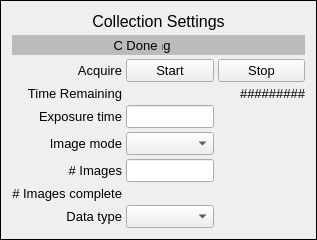
    <widget class="PyDMFrame" name="PyDMFrame_2">
     <property name="toolTip">
      <string/>
     </property>
     <property name="frameShape">
      <enum>QFrame::Box</enum>
     </property>
     <layout class="QVBoxLayout" name="verticalLayout">
      <property name="spacing">
       <number>4</number>
      </property>
      <item>
       <widget class="PyDMLabel" name="PyDMLabel_2">
        <property name="font">
         <font>
          <pointsize>12</pointsize>
         </font>
        </property>
        <property name="toolTip">
         <string/>
        </property>
        <property name="text">
         <string>Collection Settings</string>
        </property>
        <property name="alignment">
         <set>Qt::AlignCenter</set>
        </property>
       </widget>
      </item>
      <item>
       <widget class="PyDMFrame" name="PyDMFrame">
        <property name="minimumSize">
         <size>
          <width>0</width>
          <height>20</height>
         </size>
        </property>
        <property name="toolTip">
         <string/>
        </property>
        <property name="styleSheet">
         <string notr="true">background-color: rgb(187, 187, 187);</string>
        </property>
        <widget class="PyDMLabel" name="text_6">
         <property name="geometry">
          <rect>
           <x>80</x>
           <y>0</y>
           <width>100</width>
           <height>20</height>
          </rect>
         </property>
         <property name="font">
          <font>
           <pointsize>10</pointsize>
          </font>
         </property>
         <property name="toolTip">
          <string>text_6</string>
         </property>
         <property name="styleSheet">
          <string notr="true">PyDMLabel#text_6 {
  color: rgb(251, 243, 74);
  }</string>
         </property>
         <property name="text">
          <string>Collecting</string>
         </property>
         <property name="alignment">
          <set>Qt::AlignCenter</set>
         </property>
         <property name="rules" stdset="0">
          <string>[{&quot;name&quot;: &quot;visibility&quot;, &quot;property&quot;: &quot;Visible&quot;, &quot;channels&quot;: [{&quot;channel&quot;: &quot;ca://${P}${R}Acquire&quot;, &quot;trigger&quot;: true, &quot;use_enum&quot;: false}], &quot;expression&quot;: &quot;ch[0]!=0&quot;}]</string>
         </property>
         <property name="brush" stdset="0">
          <brush brushstyle="SolidPattern">
           <color alpha="255">
            <red>251</red>
            <green>243</green>
            <blue>74</blue>
           </color>
          </brush>
         </property>
        </widget>
        <widget class="PyDMLabel" name="text_5">
         <property name="geometry">
          <rect>
           <x>110</x>
           <y>0</y>
           <width>40</width>
           <height>20</height>
          </rect>
         </property>
         <property name="font">
          <font>
           <pointsize>10</pointsize>
          </font>
         </property>
         <property name="toolTip">
          <string>text_5</string>
         </property>
         <property name="styleSheet">
          <string notr="true">PyDMLabel#text_5 {
  color: rgb(40, 147, 21);
  }</string>
         </property>
         <property name="text">
          <string>Done</string>
         </property>
         <property name="alignment">
          <set>Qt::AlignCenter</set>
         </property>
         <property name="rules" stdset="0">
          <string>[{&quot;name&quot;: &quot;visibility&quot;, &quot;property&quot;: &quot;Visible&quot;, &quot;channels&quot;: [{&quot;channel&quot;: &quot;ca://${P}${R}Acquire&quot;, &quot;trigger&quot;: true, &quot;use_enum&quot;: false}], &quot;expression&quot;: &quot;ch[0]==0&quot;}]</string>
         </property>
         <property name="brush" stdset="0">
          <brush brushstyle="SolidPattern">
           <color alpha="255">
            <red>40</red>
            <green>147</green>
            <blue>21</blue>
           </color>
          </brush>
         </property>
        </widget>
       </widget>
      </item>
      <item>
       <layout class="QHBoxLayout" name="horizontalLayout">
        <item>
         <widget class="QLabel" name="text_7">
          <property name="sizePolicy">
           <sizepolicy hsizetype="Fixed" vsizetype="Preferred">
            <horstretch>0</horstretch>
            <verstretch>0</verstretch>
           </sizepolicy>
          </property>
          <property name="minimumSize">
           <size>
            <width>110</width>
            <height>0</height>
           </size>
          </property>
          <property name="maximumSize">
           <size>
            <width>110</width>
            <height>16777215</height>
           </size>
          </property>
          <property name="font">
           <font>
            <pointsize>10</pointsize>
           </font>
          </property>
          <property name="toolTip">
           <string>text_7</string>
          </property>
          <property name="styleSheet">
           <string notr="true">QLabel#text_7 { color: palette(window-text); }</string>
          </property>
          <property name="text">
           <string>Acquire</string>
          </property>
          <property name="alignment">
           <set>Qt::AlignRight|Qt::AlignTrailing|Qt::AlignVCenter</set>
          </property>
          <property name="brush" stdset="0">
           <brush brushstyle="SolidPattern">
            <color alpha="255">
             <red>0</red>
             <green>0</green>
             <blue>0</blue>
            </color>
           </brush>
          </property>
         </widget>
        </item>
        <item>
         <widget class="PyDMPushButton" name="message_button">
          <property name="minimumSize">
           <size>
            <width>50</width>
            <height>0</height>
           </size>
          </property>
          <property name="font">
           <font>
            <pointsize>10</pointsize>
           </font>
          </property>
          <property name="toolTip">
           <string>${P}${R}Acquire</string>
          </property>
          <property name="styleSheet">
           <string notr="true">PyDMPushButton#message_button {
  color: rgb(0, 0, 0);
  background-color: rgb(115, 223, 255);
  }</string>
          </property>
          <property name="text">
           <string>Start</string>
          </property>
          <property name="channel" stdset="0">
           <string>ca://${P}${R}Acquire</string>
          </property>
          <property name="pressValue" stdset="0">
           <string>1</string>
          </property>
         </widget>
        </item>
        <item>
         <widget class="PyDMPushButton" name="message_button_1">
          <property name="minimumSize">
           <size>
            <width>50</width>
            <height>0</height>
           </size>
          </property>
          <property name="font">
           <font>
            <pointsize>10</pointsize>
           </font>
          </property>
          <property name="toolTip">
           <string>${P}${R}Acquire</string>
          </property>
          <property name="styleSheet">
           <string notr="true">PyDMPushButton#message_button_1 {
  color: rgb(0, 0, 0);
  background-color: rgb(115, 223, 255);
  }</string>
          </property>
          <property name="text">
           <string>Stop</string>
          </property>
          <property name="channel" stdset="0">
           <string>ca://${P}${R}Acquire</string>
          </property>
          <property name="pressValue" stdset="0">
           <string>0</string>
          </property>
         </widget>
        </item>
       </layout>
      </item>
      <item>
       <layout class="QHBoxLayout" name="horizontalLayout_2">
        <item>
         <widget class="QLabel" name="text_16">
          <property name="sizePolicy">
           <sizepolicy hsizetype="Fixed" vsizetype="Preferred">
            <horstretch>0</horstretch>
            <verstretch>0</verstretch>
           </sizepolicy>
          </property>
          <property name="minimumSize">
           <size>
            <width>110</width>
            <height>0</height>
           </size>
          </property>
          <property name="maximumSize">
           <size>
            <width>110</width>
            <height>16777215</height>
           </size>
          </property>
          <property name="font">
           <font>
            <pointsize>10</pointsize>
           </font>
          </property>
          <property name="toolTip">
           <string>text_16</string>
          </property>
          <property name="styleSheet">
           <string notr="true">QLabel#text_16 { color: palette(window-text); }</string>
          </property>
          <property name="text">
           <string>Time Remaining</string>
          </property>
          <property name="alignment">
           <set>Qt::AlignRight|Qt::AlignTrailing|Qt::AlignVCenter</set>
          </property>
          <property name="brush" stdset="0">
           <brush brushstyle="SolidPattern">
            <color alpha="255">
             <red>0</red>
             <green>0</green>
             <blue>0</blue>
            </color>
           </brush>
          </property>
         </widget>
        </item>
        <item>
         <widget class="PyDMLabel" name="text_update_12">
          <property name="font">
           <font>
            <pointsize>10</pointsize>
           </font>
          </property>
          <property name="toolTip">
           <string>ca://${P}${R}TimeRemaining_RBV</string>
          </property>
          <property name="preserveAdlBackground" stdset="0">
           <bool>true</bool>
          </property>
          <property name="styleSheet">
           <string notr="true">PyDMLabel#text_update_12 {
  color: rgb(10, 0, 184);
  background-color: rgb(187, 187, 187);
  }</string>
          </property>
          <property name="text">
           <string>#########</string>
          </property>
          <property name="alignment">
           <set>Qt::AlignRight|Qt::AlignTrailing|Qt::AlignVCenter</set>
          </property>
          <property name="textInteractionFlags">
           <set>Qt::TextSelectableByKeyboard|Qt::TextSelectableByMouse</set>
          </property>
          <property name="channel" stdset="0">
           <string>ca://${P}${R}TimeRemaining_RBV</string>
          </property>
         </widget>
        </item>
       </layout>
      </item>
      <item>
       <layout class="QHBoxLayout" name="horizontalLayout_3">
        <item>
         <widget class="QLabel" name="text">
          <property name="sizePolicy">
           <sizepolicy hsizetype="Fixed" vsizetype="Preferred">
            <horstretch>0</horstretch>
            <verstretch>0</verstretch>
           </sizepolicy>
          </property>
          <property name="minimumSize">
           <size>
            <width>110</width>
            <height>0</height>
           </size>
          </property>
          <property name="maximumSize">
           <size>
            <width>110</width>
            <height>16777215</height>
           </size>
          </property>
          <property name="font">
           <font>
            <pointsize>10</pointsize>
           </font>
          </property>
          <property name="toolTip">
           <string>text</string>
          </property>
          <property name="styleSheet">
           <string notr="true">QLabel#text { color: palette(window-text); }</string>
          </property>
          <property name="text">
           <string>Exposure time</string>
          </property>
          <property name="alignment">
           <set>Qt::AlignRight|Qt::AlignTrailing|Qt::AlignVCenter</set>
          </property>
          <property name="brush" stdset="0">
           <brush brushstyle="SolidPattern">
            <color alpha="255">
             <red>0</red>
             <green>0</green>
             <blue>0</blue>
            </color>
           </brush>
          </property>
         </widget>
        </item>
        <item>
         <widget class="PyDMLineEdit" name="text_entry">
          <property name="sizePolicy">
           <sizepolicy hsizetype="Expanding" vsizetype="Fixed">
            <horstretch>1</horstretch>
            <verstretch>0</verstretch>
           </sizepolicy>
          </property>
          <property name="minimumSize">
           <size>
            <width>50</width>
            <height>0</height>
           </size>
          </property>
          <property name="font">
           <font>
            <pointsize>10</pointsize>
           </font>
          </property>
          <property name="toolTip">
           <string>${P}${R}AcquireTime</string>
          </property>
          <property name="styleSheet">
           <string notr="true">PyDMLineEdit#text_entry {
  color: rgb(0, 0, 0);
  background-color: rgb(115, 223, 255);
  border: 1px solid black;
  margin: 0px;
  padding: 0px;
  spacing: 0px;
  }</string>
          </property>
          <property name="channel" stdset="0">
           <string>ca://${P}${R}AcquireTime</string>
          </property>
         </widget>
        </item>
        <item>
         <widget class="PyDMLabel" name="text_update">
          <property name="sizePolicy">
           <sizepolicy hsizetype="Preferred" vsizetype="Preferred">
            <horstretch>1</horstretch>
            <verstretch>0</verstretch>
           </sizepolicy>
          </property>
          <property name="minimumSize">
           <size>
            <width>50</width>
            <height>0</height>
           </size>
          </property>
          <property name="font">
           <font>
            <pointsize>10</pointsize>
           </font>
          </property>
          <property name="toolTip">
           <string>PV: ${P}${R}AcquireTime_RBV</string>
          </property>
          <property name="preserveAdlBackground" stdset="0">
           <bool>true</bool>
          </property>
          <property name="styleSheet">
           <string notr="true">PyDMLabel#text_update {
  color: rgb(10, 0, 184);
  background-color: rgb(187, 187, 187);
  }</string>
          </property>
          <property name="alignment">
           <set>Qt::AlignLeading|Qt::AlignLeft|Qt::AlignVCenter</set>
          </property>
          <property name="textInteractionFlags">
           <set>Qt::TextSelectableByKeyboard|Qt::TextSelectableByMouse</set>
          </property>
          <property name="channel" stdset="0">
           <string>ca://${P}${R}AcquireTime_RBV</string>
          </property>
         </widget>
        </item>
       </layout>
      </item>
      <item>
       <layout class="QHBoxLayout" name="horizontalLayout_4">
        <item>
         <widget class="QLabel" name="text_9">
          <property name="sizePolicy">
           <sizepolicy hsizetype="Fixed" vsizetype="Preferred">
            <horstretch>0</horstretch>
            <verstretch>0</verstretch>
           </sizepolicy>
          </property>
          <property name="minimumSize">
           <size>
            <width>110</width>
            <height>0</height>
           </size>
          </property>
          <property name="maximumSize">
           <size>
            <width>110</width>
            <height>16777215</height>
           </size>
          </property>
          <property name="font">
           <font>
            <pointsize>10</pointsize>
           </font>
          </property>
          <property name="toolTip">
           <string>text_9</string>
          </property>
          <property name="styleSheet">
           <string notr="true">QLabel#text_9 { color: palette(window-text); }</string>
          </property>
          <property name="text">
           <string>Image mode</string>
          </property>
          <property name="alignment">
           <set>Qt::AlignRight|Qt::AlignTrailing|Qt::AlignVCenter</set>
          </property>
          <property name="brush" stdset="0">
           <brush brushstyle="SolidPattern">
            <color alpha="255">
             <red>0</red>
             <green>0</green>
             <blue>0</blue>
            </color>
           </brush>
          </property>
         </widget>
        </item>
        <item>
         <widget class="PyDMEnumComboBox" name="menu">
          <property name="sizePolicy">
           <sizepolicy hsizetype="Expanding" vsizetype="Fixed">
            <horstretch>1</horstretch>
            <verstretch>0</verstretch>
           </sizepolicy>
          </property>
          <property name="minimumSize">
           <size>
            <width>50</width>
            <height>0</height>
           </size>
          </property>
          <property name="font">
           <font>
            <pointsize>10</pointsize>
           </font>
          </property>
          <property name="toolTip">
           <string>${P}${R}ImageMode</string>
          </property>
          <property name="styleSheet">
           <string notr="true">PyDMEnumComboBox#menu {
  color: rgb(0, 0, 0);
  background-color: rgb(115, 223, 255);
  }</string>
          </property>
          <property name="channel" stdset="0">
           <string>ca://${P}${R}ImageMode</string>
          </property>
         </widget>
        </item>
        <item>
         <widget class="PyDMLabel" name="text_update_5">
          <property name="sizePolicy">
           <sizepolicy hsizetype="Expanding" vsizetype="Preferred">
            <horstretch>1</horstretch>
            <verstretch>0</verstretch>
           </sizepolicy>
          </property>
          <property name="minimumSize">
           <size>
            <width>50</width>
            <height>0</height>
           </size>
          </property>
          <property name="font">
           <font>
            <pointsize>10</pointsize>
           </font>
          </property>
          <property name="toolTip">
           <string>PV: ${P}${R}ImageMode_RBV</string>
          </property>
          <property name="preserveAdlBackground" stdset="0">
           <bool>true</bool>
          </property>
          <property name="styleSheet">
           <string notr="true">PyDMLabel#text_update_5 {
  color: rgb(10, 0, 184);
  background-color: rgb(187, 187, 187);
  }</string>
          </property>
          <property name="alignment">
           <set>Qt::AlignLeading|Qt::AlignLeft|Qt::AlignVCenter</set>
          </property>
          <property name="textInteractionFlags">
           <set>Qt::TextSelectableByKeyboard|Qt::TextSelectableByMouse</set>
          </property>
          <property name="channel" stdset="0">
           <string>ca://${P}${R}ImageMode_RBV</string>
          </property>
          <property name="displayFormat" stdset="0">
           <enum>PyDMLabel::String</enum>
          </property>
         </widget>
        </item>
       </layout>
      </item>
      <item>
       <layout class="QHBoxLayout" name="horizontalLayout_5">
        <item>
         <widget class="QLabel" name="text_2">
          <property name="sizePolicy">
           <sizepolicy hsizetype="Fixed" vsizetype="Preferred">
            <horstretch>0</horstretch>
            <verstretch>0</verstretch>
           </sizepolicy>
          </property>
          <property name="minimumSize">
           <size>
            <width>110</width>
            <height>0</height>
           </size>
          </property>
          <property name="maximumSize">
           <size>
            <width>110</width>
            <height>16777215</height>
           </size>
          </property>
          <property name="font">
           <font>
            <pointsize>10</pointsize>
           </font>
          </property>
          <property name="toolTip">
           <string>text_2</string>
          </property>
          <property name="styleSheet">
           <string notr="true">QLabel#text_2 { color: palette(window-text); }</string>
          </property>
          <property name="text">
           <string># Images</string>
          </property>
          <property name="alignment">
           <set>Qt::AlignRight|Qt::AlignTrailing|Qt::AlignVCenter</set>
          </property>
          <property name="brush" stdset="0">
           <brush brushstyle="SolidPattern">
            <color alpha="255">
             <red>0</red>
             <green>0</green>
             <blue>0</blue>
            </color>
           </brush>
          </property>
         </widget>
        </item>
        <item>
         <widget class="PyDMLineEdit" name="text_entry_2">
          <property name="sizePolicy">
           <sizepolicy hsizetype="Expanding" vsizetype="Fixed">
            <horstretch>1</horstretch>
            <verstretch>0</verstretch>
           </sizepolicy>
          </property>
          <property name="minimumSize">
           <size>
            <width>50</width>
            <height>0</height>
           </size>
          </property>
          <property name="font">
           <font>
            <pointsize>10</pointsize>
           </font>
          </property>
          <property name="toolTip">
           <string>${P}${R}NumImages</string>
          </property>
          <property name="styleSheet">
           <string notr="true">PyDMLineEdit#text_entry_2 {
  color: rgb(0, 0, 0);
  background-color: rgb(115, 223, 255);
  border: 1px solid black;
  margin: 0px;
  padding: 0px;
  spacing: 0px;
  }</string>
          </property>
          <property name="channel" stdset="0">
           <string>ca://${P}${R}NumImages</string>
          </property>
         </widget>
        </item>
        <item>
         <widget class="PyDMLabel" name="text_update_2">
          <property name="sizePolicy">
           <sizepolicy hsizetype="Preferred" vsizetype="Preferred">
            <horstretch>1</horstretch>
            <verstretch>0</verstretch>
           </sizepolicy>
          </property>
          <property name="minimumSize">
           <size>
            <width>50</width>
            <height>0</height>
           </size>
          </property>
          <property name="font">
           <font>
            <pointsize>10</pointsize>
           </font>
          </property>
          <property name="toolTip">
           <string>PV: ${P}${R}NumImages_RBV</string>
          </property>
          <property name="preserveAdlBackground" stdset="0">
           <bool>true</bool>
          </property>
          <property name="styleSheet">
           <string notr="true">PyDMLabel#text_update_2 {
  color: rgb(10, 0, 184);
  background-color: rgb(187, 187, 187);
  }</string>
          </property>
          <property name="alignment">
           <set>Qt::AlignLeading|Qt::AlignLeft|Qt::AlignVCenter</set>
          </property>
          <property name="textInteractionFlags">
           <set>Qt::TextSelectableByKeyboard|Qt::TextSelectableByMouse</set>
          </property>
          <property name="channel" stdset="0">
           <string>ca://${P}${R}NumImages_RBV</string>
          </property>
         </widget>
        </item>
       </layout>
      </item>
      <item>
       <layout class="QHBoxLayout" name="horizontalLayout_6">
        <item>
         <widget class="QLabel" name="text_3">
          <property name="sizePolicy">
           <sizepolicy hsizetype="Fixed" vsizetype="Preferred">
            <horstretch>0</horstretch>
            <verstretch>0</verstretch>
           </sizepolicy>
          </property>
          <property name="minimumSize">
           <size>
            <width>110</width>
            <height>0</height>
           </size>
          </property>
          <property name="maximumSize">
           <size>
            <width>110</width>
            <height>16777215</height>
           </size>
          </property>
          <property name="font">
           <font>
            <pointsize>10</pointsize>
           </font>
          </property>
          <property name="toolTip">
           <string>text_3</string>
          </property>
          <property name="styleSheet">
           <string notr="true">QLabel#text_3 { color: palette(window-text); }</string>
          </property>
          <property name="text">
           <string># Images complete</string>
          </property>
          <property name="alignment">
           <set>Qt::AlignRight|Qt::AlignTrailing|Qt::AlignVCenter</set>
          </property>
          <property name="brush" stdset="0">
           <brush brushstyle="SolidPattern">
            <color alpha="255">
             <red>0</red>
             <green>0</green>
             <blue>0</blue>
            </color>
           </brush>
          </property>
         </widget>
        </item>
        <item>
         <widget class="PyDMLabel" name="text_update_3">
          <property name="font">
           <font>
            <pointsize>10</pointsize>
           </font>
          </property>
          <property name="toolTip">
           <string>PV: ${P}${R}NumImagesCounter_RBV</string>
          </property>
          <property name="preserveAdlBackground" stdset="0">
           <bool>true</bool>
          </property>
          <property name="styleSheet">
           <string notr="true">PyDMLabel#text_update_3 {
  color: rgb(10, 0, 184);
  background-color: rgb(187, 187, 187);
  }</string>
          </property>
          <property name="alignment">
           <set>Qt::AlignLeading|Qt::AlignLeft|Qt::AlignVCenter</set>
          </property>
          <property name="textInteractionFlags">
           <set>Qt::TextSelectableByKeyboard|Qt::TextSelectableByMouse</set>
          </property>
          <property name="channel" stdset="0">
           <string>ca://${P}${R}NumImagesCounter_RBV</string>
          </property>
         </widget>
        </item>
       </layout>
      </item>
      <item>
       <layout class="QHBoxLayout" name="horizontalLayout_14">
        <item>
         <widget class="QLabel" name="text_13">
          <property name="sizePolicy">
           <sizepolicy hsizetype="Fixed" vsizetype="Preferred">
            <horstretch>0</horstretch>
            <verstretch>0</verstretch>
           </sizepolicy>
          </property>
          <property name="minimumSize">
           <size>
            <width>110</width>
            <height>0</height>
           </size>
          </property>
          <property name="maximumSize">
           <size>
            <width>110</width>
            <height>16777215</height>
           </size>
          </property>
          <property name="font">
           <font>
            <pointsize>10</pointsize>
           </font>
          </property>
          <property name="toolTip">
           <string>text_9</string>
          </property>
          <property name="styleSheet">
           <string notr="true">QLabel#text_13 { color: palette(window-text); }</string>
          </property>
          <property name="text">
           <string>Data type</string>
          </property>
          <property name="alignment">
           <set>Qt::AlignRight|Qt::AlignTrailing|Qt::AlignVCenter</set>
          </property>
          <property name="brush" stdset="0">
           <brush brushstyle="SolidPattern">
            <color alpha="255">
             <red>0</red>
             <green>0</green>
             <blue>0</blue>
            </color>
           </brush>
          </property>
         </widget>
        </item>
        <item>
         <widget class="PyDMEnumComboBox" name="menu_2">
          <property name="sizePolicy">
           <sizepolicy hsizetype="Expanding" vsizetype="Fixed">
            <horstretch>1</horstretch>
            <verstretch>0</verstretch>
           </sizepolicy>
          </property>
          <property name="minimumSize">
           <size>
            <width>50</width>
            <height>0</height>
           </size>
          </property>
          <property name="font">
           <font>
            <pointsize>10</pointsize>
           </font>
          </property>
          <property name="toolTip">
           <string>${P}${R}DataType</string>
          </property>
          <property name="styleSheet">
           <string notr="true">PyDMEnumComboBox#menu_2 {
  color: rgb(0, 0, 0);
  background-color: rgb(115, 223, 255);
  }</string>
          </property>
          <property name="channel" stdset="0">
           <string>ca://${P}${R}DataType</string>
          </property>
         </widget>
        </item>
        <item>
         <widget class="PyDMLabel" name="text_update_10">
          <property name="sizePolicy">
           <sizepolicy hsizetype="Expanding" vsizetype="Preferred">
            <horstretch>1</horstretch>
            <verstretch>0</verstretch>
           </sizepolicy>
          </property>
          <property name="minimumSize">
           <size>
            <width>50</width>
            <height>0</height>
           </size>
          </property>
          <property name="font">
           <font>
            <pointsize>10</pointsize>
           </font>
          </property>
          <property name="toolTip">
           <string>PV: ${P}${R}DataType_RBV</string>
          </property>
          <property name="preserveAdlBackground" stdset="0">
           <bool>true</bool>
          </property>
          <property name="styleSheet">
           <string notr="true">PyDMLabel#text_update_10 {
  color: rgb(10, 0, 184);
  background-color: rgb(187, 187, 187);
  }</string>
          </property>
          <property name="alignment">
           <set>Qt::AlignCenter</set>
          </property>
          <property name="textInteractionFlags">
           <set>Qt::TextSelectableByKeyboard|Qt::TextSelectableByMouse</set>
          </property>
          <property name="channel" stdset="0">
           <string>ca://${P}${R}DataType_RBV</string>
          </property>
          <property name="displayFormat" stdset="0">
           <enum>PyDMLabel::String</enum>
          </property>
         </widget>
        </item>
       </layout>
      </item>
     </layout>
    </widget>
